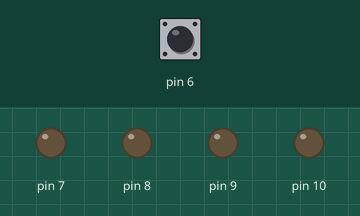
This sketch was run on a simulated Arduino Uno, built with avr-gcc and run on an emulated ATmega328P. Parts: output pins drawn as LEDs (lit = HIGH). Dashed ring = blinking. The inputs (shaded band) are chosen by the test bench; at power-on: pin 6 HIGH. What the sketch prints to the serial monitor is not drawn.

Above: at 1.2 s.
1.3 s: pin 6 driven LOW
At 1.7 s:
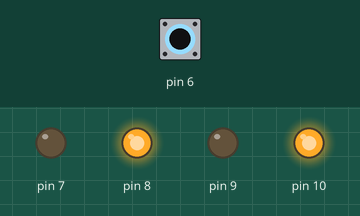
2.8 s: pin 6 driven HIGH
At 3.8 s:
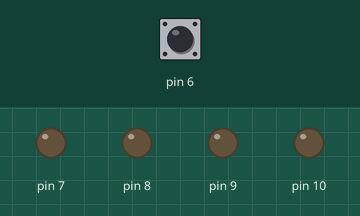
5.8 s: pin 6 pulsed LOW 5 times (0.12 s each, 0.3 s apart)
At 6.16 s:
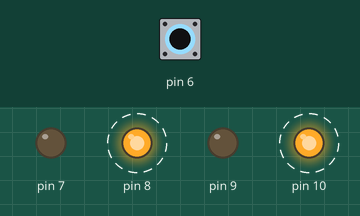
Timing chart, 0 to 8.8 s (numbered marks = the images above; inputs shaded):
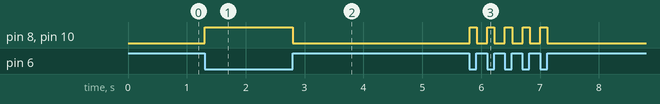

Measured:
- after the input at 1.3 s, pin 8, pin 10: LOW → HIGH at once
- after the input at 2.8 s, pin 8, pin 10: HIGH → LOW at once
- after the input at 5.8 s, pin 8, pin 10: alternates HIGH for 0.12 s and LOW for 0.18 s, 10 changes in all, then stays LOW, starting at once

The sketch:

IR_robo.ino
```cpp
void setup() {
  // put your setup code here, to run once:
pinMode(10,OUTPUT);
pinMode(9,OUTPUT);
pinMode(8,OUTPUT);
pinMode(7,OUTPUT);
pinMode(6,INPUT);
Serial.begin(9600);
}

void loop() {
  // put your main code here, to run repeatedly:
if(digitalRead(6)==LOW){
  digitalWrite(10,1);
digitalWrite(9,0);
digitalWrite(8,1);
digitalWrite(7,0);
Serial.println("FORWARD");}


//  digitalWrite(10,0);
//digitalWrite(9,1);
//digitalWrite(8,0);
//digitalWrite(7,1);
//Serial.println("BACKWARD");


  else if(digitalRead(6)==HIGH){
  digitalWrite(10,0);
digitalWrite(9,0);
digitalWrite(8,0);
digitalWrite(7,0);
Serial.println("STOP");}


}
```
